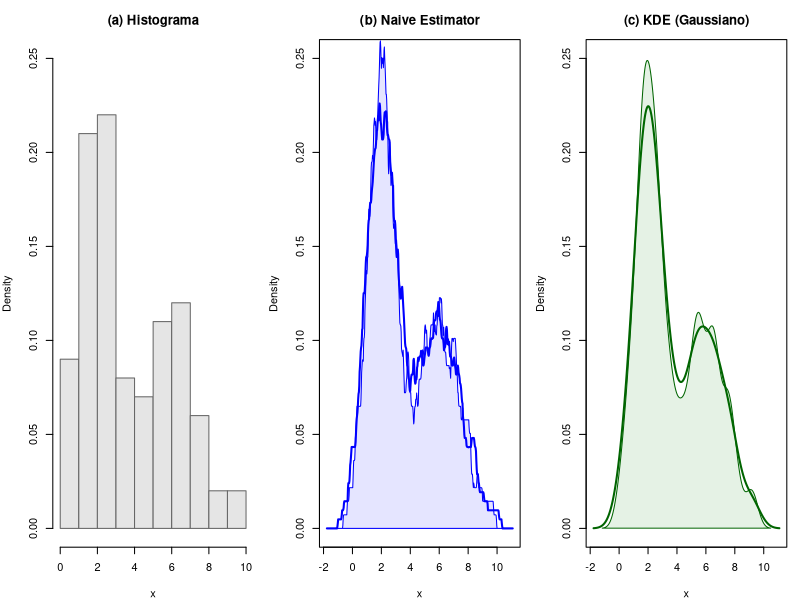
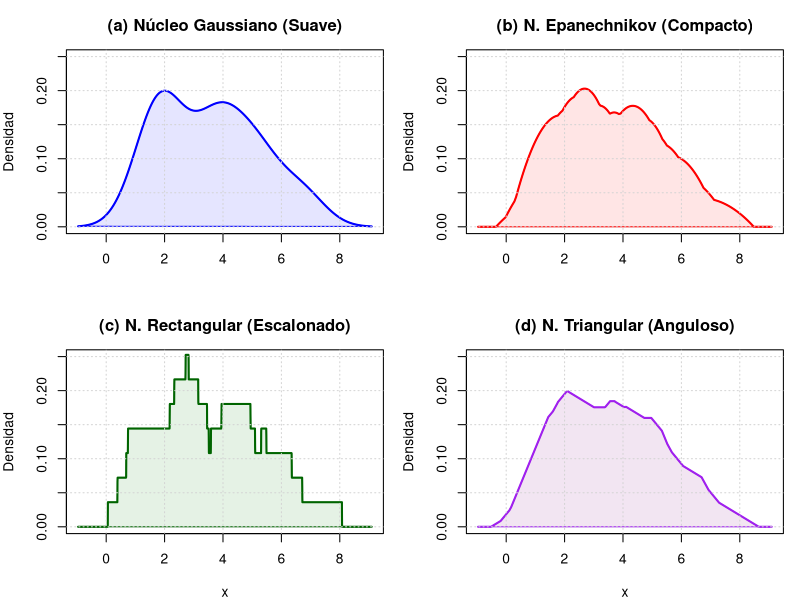
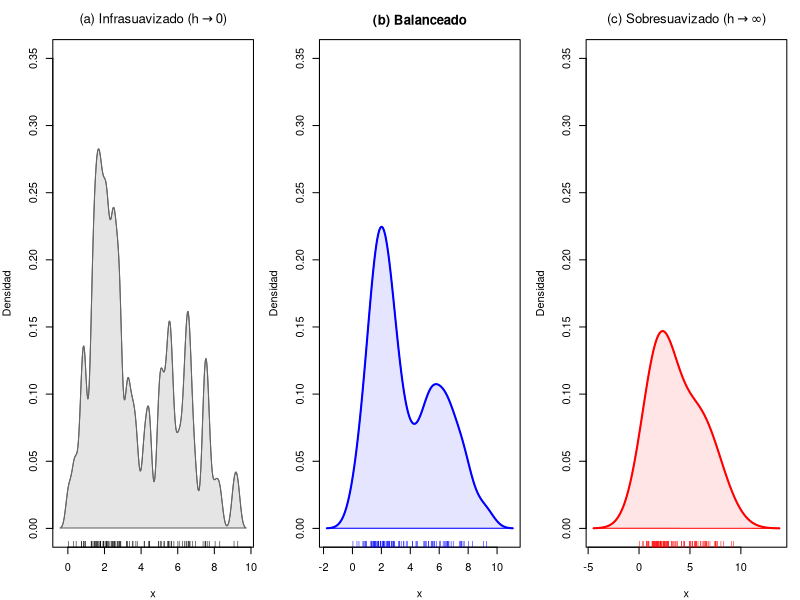

Source code (R) for these figures, in order:
## ---- chunk 1
# Configuración global para que todo el documento sea consistente
knitr::opts_chunk$set(
# echo = FALSE,        # No mostrar el código R en el PDF final
  message = FALSE,     # Ocultar mensajes de carga de paquetes
  warning = FALSE,     # Ocultar advertencias
  fig.align = "center",# Centrar todas las gráficas
  out.width = "70%",   # TAMAÑO PERFECTO: 70% del ancho de página
  fig.pos = "H"        # Intentar colocar la imagen justo donde la pones
)
## ---- chunk 2
# Configuración de parámetros gráficos
par(mfrow=c(1, 3), mar=c(4, 4, 3, 1))
set.seed(123)

# 1. Generar datos (Mezcla de normales para que sea interesante)
n <- 100
datos <- c(rnorm(n*0.6, mean=2, sd=1), rnorm(n*0.4, mean=6, sd=1.5))

# Rango de evaluación
grid_x <- seq(-2, 11, length.out = 200)

# A. HISTOGRAMA
hist(datos, breaks=10, prob=TRUE, 
     main="(a) Histograma", 
     xlab="x", col="gray90", border="gray40", ylim=c(0, 0.25))
#lines(density(datos, bw=0.6), col="red", lty=2) # Ref suave

# B. Naive Estimator (Kernel Rectangular)
# Usamos la función density con kernel rectangular para simular el 'Naive'
plot(density(datos, kernel="rectangular", bw=0.6), 
     main="(b) Naive Estimator", 
     xlab="x", col="blue", lwd=2, ylim=c(0, 0.25), zero.line=FALSE)
polygon(density(datos, kernel="rectangular", bw=0.4), col=rgb(0,0,1,0.1), border="blue")

# C. ESTIMADOR NÚCLEO (Gaussiano)
plot(density(datos, kernel="gaussian", bw=0.6), 
     main="(c) KDE (Gaussiano)", 
     xlab="x", col="darkgreen", lwd=2, ylim=c(0, 0.25), zero.line=FALSE)
polygon(density(datos, kernel="gaussian", bw=0.4), col=rgb(0,0.5,0,0.1), border="darkgreen")

# Restaurar par
par(mfrow=c(1,1))
## ---- chunk 3
set.seed(123)
n_demo <- 10
# Mezcla de dos normales
datos_demo <- c(rnorm(n_demo*0.6, mean=2, sd=1), rnorm(n_demo*0.4, mean=6, sd=1.5))
h_fijo <- 0.8
rango_y <- c(0, 0.25)
resolucion <- 4096 

par(mfrow=c(2, 2), mar=c(4, 4, 3, 1))

# 1. GAUSSIANO
d_gauss <- density(datos_demo, bw=h_fijo, kernel="gaussian", n=resolucion)
plot(d_gauss, main="(a) Núcleo Gaussiano (Suave)", 
     xlab="", ylab="Densidad", col="blue", lwd=2, ylim=rango_y, zero.line=FALSE)
polygon(d_gauss, col=rgb(0, 0, 1, 0.1), border="blue")
grid()

# 2. EPANECHNIKOV
d_epa <- density(datos_demo, bw=h_fijo, kernel="epanechnikov", n=resolucion)
plot(d_epa, main="(b) N. Epanechnikov (Compacto)", 
     xlab="", ylab="Densidad", col="red", lwd=2, ylim=rango_y, zero.line=FALSE)
polygon(d_epa, col=rgb(1, 0, 0, 0.1), border="red")
grid()

# 3. RECTANGULAR
d_rect <- density(datos_demo, bw=h_fijo, kernel="rectangular", n=resolucion)
plot(d_rect, main="(c) N. Rectangular (Escalonado)", 
     xlab="x", ylab="Densidad", col="darkgreen", lwd=2, ylim=rango_y, zero.line=FALSE)
# Truco visual: polygon rellena bien los escalones
polygon(d_rect, col=rgb(0, 0.5, 0, 0.1), border="darkgreen")
grid()

# 4. TRIANGULAR
d_tri <- density(datos_demo, bw=h_fijo, kernel="triangular", n=resolucion)
plot(d_tri, main="(d) N. Triangular (Anguloso)", 
     xlab="x", ylab="Densidad", col="purple", lwd=2, ylim=rango_y, zero.line=FALSE)
polygon(d_tri, col=rgb(0.5, 0, 0.5, 0.1), border="purple")
grid()

# Restaurar configuración gráfica
par(mfrow=c(1, 1))
## ---- chunk 4
# Configuración de datos 
set.seed(123)
n <- 100
datos <- c(rnorm(n*0.6, mean=2, sd=1), rnorm(n*0.4, mean=6, sd=1.5))

# Configuración gráfica: 1 fila, 3 columnas
# Ajustamos márgenes (mar) para aprovechar espacio
par(mfrow=c(1, 3), mar=c(4, 4, 3, 1)) 
ylim_ref <- c(0, 0.35)

# 1. INFRASUAVIZADO
plot(density(datos, bw=0.15, kernel="gaussian"), 
     main=expression(paste("(a) Infrasuavizado (", h %->% 0, ")")), 
     xlab="x", ylab="Densidad", col="gray40", lwd=1, ylim=ylim_ref, zero.line=FALSE)
polygon(density(datos, bw=0.15, kernel="gaussian"), col=rgb(0,0,0,0.1), border="gray40")
rug(datos, col="black", ticksize=0.03)

# 2. ÓPTIMO
plot(density(datos, bw=0.6, kernel="gaussian"), 
     main="(b) Balanceado", 
     xlab="x", ylab="Densidad", col="blue", lwd=2, ylim=ylim_ref, zero.line=FALSE)
polygon(density(datos, bw=0.6, kernel="gaussian"), col=rgb(0,0,1,0.1), border="blue")
rug(datos, col="blue", ticksize=0.03)

# 3. SOBRESUAVIZADO
plot(density(datos, bw=1.5, kernel="gaussian"), 
     main=expression(paste("(c) Sobresuavizado (", h %->% infinity, ")")), 
     xlab="x", ylab="Densidad", col="red", lwd=2, ylim=ylim_ref, zero.line=FALSE)
polygon(density(datos, bw=1.5, kernel="gaussian"), col=rgb(1,0,0,0.1), border="red")
rug(datos, col="red", ticksize=0.03)

par(mfrow=c(1, 1))
